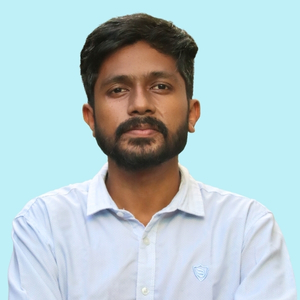
#> input picture Rishad design.jpg, 300 x 300 px, found by its file name
$ jupyter execute svd.ipynb
#> lines starting #> are read from the running program, lines starting #| are printed output that depends on the picture; long printed decimals are rounded
[cell 1]
# --- Step 1: Import Libraries ---
import numpy as np
import matplotlib.pyplot as plt
from PIL import Image

print("Libraries imported successfully!")

[cell 2]
# --- Step 2: Load and Prepare Image ---
image_path = '/Users/rishad/Downloads/Lab/Rishad design.jpg'

try:
    img = Image.open(image_path).convert('L')  # Convert to grayscale
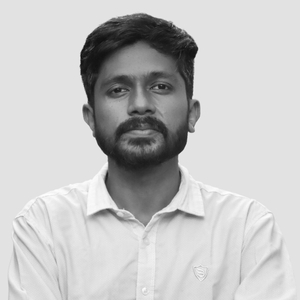
#> img: PIL image 300x300 L; min 13, max 254, mean 195
    img_matrix = np.array(img, dtype=float)
except FileNotFoundError:
    print(f"Error: Make sure you have uploaded '{image_path}' and the filename is correct.")
    img_matrix = np.zeros((100,100))  # Placeholder

original_shape = img_matrix.shape
#> original_shape = (300, 300)
print(f"Image loaded successfully with dimensions: {original_shape}")
#| Image loaded successfully with dimensions: (300, 300)

plt.figure(figsize=(6, 6))
plt.imshow(img_matrix, cmap='gray')
plt.title("Original Image")
plt.axis('off')
plt.show()

[cell 3]
# --- Step 3: Center the Data (Subtract Mean) ---
mean_val = np.mean(img_matrix)
#> mean_val = 195
centered_matrix = img_matrix - mean_val

print(f"Data centered by subtracting the mean value: {mean_val:.2f}")
#| Data centered by subtracting the mean value: 194.97

[cell 4]
# --- Step 4: Compute X^T X and X X^T ---
XtX = np.dot(centered_matrix.T, centered_matrix)
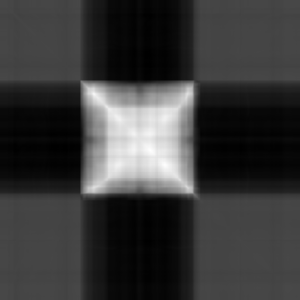
#> XtX: shape (300, 300) float64; min -654902.1, max 2728433.6, mean 120373.1; drawn with min black and max white
XXt = np.dot(centered_matrix, centered_matrix.T)
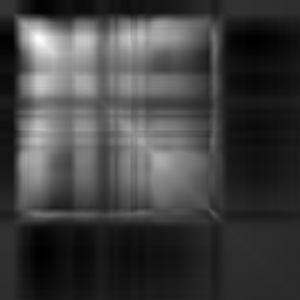
#> XXt: shape (300, 300) float64; min -377006, max 2857517.7, mean 445694; drawn with min black and max white

print("Computed X^T X and X X^T matrices.")
print(f"Shape of X^T X: {XtX.shape}")
#| Shape of X^T X: (300, 300)
print(f"Shape of X X^T: {XXt.shape}")
#| Shape of X X^T: (300, 300)

[cell 5]
# --- Step 5: Eigen-decomposition of X^T X and X X^T ---
eigvals_XtX, eigvecs_XtX = np.linalg.eigh(XtX)
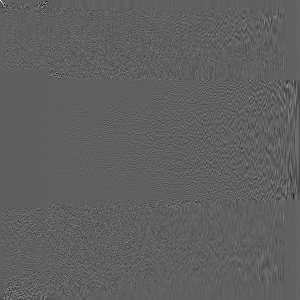
#> eigvecs_XtX: shape (300, 300) float64; min -0.585, max 0.971, mean 6.01e-05; drawn with min black and max white
#> eigvals_XtX = 300 values from -3.37e-08 to 223388453.2
eigvals_XXt, eigvecs_XXt = np.linalg.eigh(XXt)
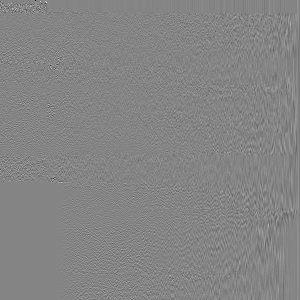
#> eigvecs_XXt: shape (300, 300) float64; min -0.961, max 0.886, mean 2.87e-05; drawn with min black and max white
#> eigvals_XXt = 300 values from -7.65e-09 to 223388453.2

print("Eigen-decomposition completed.")
print(f"Number of eigenvalues (X^T X): {len(eigvals_XtX)}")
#| Number of eigenvalues (X^T X): 300
print(f"Number of eigenvalues (X X^T): {len(eigvals_XXt)}")
#| Number of eigenvalues (X X^T): 300

[cell 6]
# --- Step 6: Sort and Normalize Eigenvectors ---
sorted_indices = np.argsort(eigvals_XtX)[::-1]
#> sorted_indices = 300 values, max 299 at index 0, min 0 at index 299, mean 149.5
sorted_eigvals = eigvals_XtX[sorted_indices]
#> sorted_eigvals = 300 values, max 223388453.2 at index 0, min -3.37e-08 at index 299, mean 1052610.7
sorted_eigvecs = eigvecs_XtX[:, sorted_indices]

# Normalize eigenvectors
for i in range(sorted_eigvecs.shape[1]):
    sorted_eigvecs[:, i] /= np.linalg.norm(sorted_eigvecs[:, i])

print("Eigenvectors sorted and normalized.")

[cell 7]
# --- Step 7: Select Top k Components ---
k = 20  # Change k for more/less compression

top_k_eigvecs = sorted_eigvecs[:, :k]
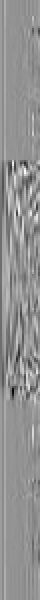
#> top_k_eigvecs: shape (300, 20) float64 (shown 2 times larger); min -0.404, max 0.3, mean 0.000678; drawn with min black and max white
top_k_eigvals = sorted_eigvals[:k]
#> top_k_eigvals = 20 values, max 223388453.2 at index 0, min 267571 at index 19, mean 15594577

print(f"Selected top {k} components.")

[cell 8]
# --- Step 8: SVD Compression ---
# Project data onto top k eigenvectors (right singular vectors)
compressed_data = np.dot(centered_matrix, top_k_eigvecs)

print(f"Shape of compressed data: {compressed_data.shape}")
#| Shape of compressed data: (300, 20)

# Reconstruct the image
reconstructed_matrix = np.dot(compressed_data, top_k_eigvecs.T)
reconstructed_matrix += mean_val  # Add mean back

print(f"Image reconstructed with shape: {reconstructed_matrix.shape}")
#| Image reconstructed with shape: (300, 300)

[cell 9]
# --- Step 9: Display Original and Compressed Images ---
fig, axes = plt.subplots(1, 2, figsize=(12, 6))

axes[0].imshow(img_matrix, cmap='gray')
axes[0].set_title("Original Image")
axes[0].axis('off')

axes[1].imshow(reconstructed_matrix, cmap='gray')
axes[1].set_title(f"Compressed Image (k={k})")
axes[1].axis('off')

plt.show()

# --- Compression Analysis ---
original_size = img_matrix.size
#> original_size = 90000
compressed_size = top_k_eigvecs.size + compressed_data.size
#> compressed_size = 12000
compression_ratio = original_size / compressed_size
#> compression_ratio = 7.5

print("\n--- Compression Analysis ---")
print(f"Original data size (total numbers): {original_size}")
#| Original data size (total numbers): 90000
print(f"Compressed data size (total numbers): {compressed_size}")
#| Compressed data size (total numbers): 12000
print(f"Compression Ratio: {compression_ratio:.2f} : 1")
#| Compression Ratio: 7.50 : 1

[cell 10]
# --- Step 10: Direct SVD Approach ---
print("\n=== DIRECT SVD APPROACH ===")

# Apply SVD directly to the centered matrix
U, s, Vt = np.linalg.svd(centered_matrix, full_matrices=False)
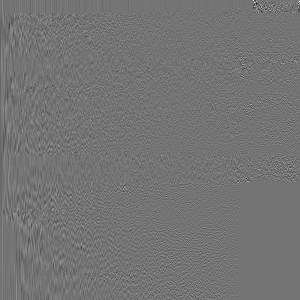
#> U: shape (300, 300) float64; min -0.712, max 0.848, mean -8.35e-05; drawn with min black and max white
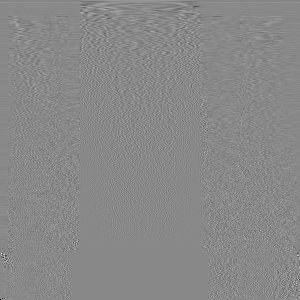
#> Vt: shape (300, 300) float64; min -0.971, max 0.837, mean 0.000127; drawn with min black and max white
#> s = 300 values, max 14946.2 at index 0, min 4.86e-13 at index 299, mean 207.9

print(f"SVD decomposition completed:")
print(f"U shape (left singular vectors): {U.shape}")
#| U shape (left singular vectors): (300, 300)
print(f"s shape (singular values): {s.shape}")
#| s shape (singular values): (300,)
print(f"Vt shape (right singular vectors): {Vt.shape}")
#| Vt shape (right singular vectors): (300, 300)

# Select top k components for SVD
k_svd = 20  # Same k value for comparison
U_k = U[:, :k_svd]
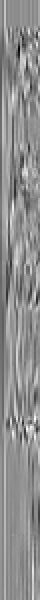
#> U_k: shape (300, 20) float64 (shown 2 times larger); min -0.295, max 0.228, mean -0.00124; drawn with min black and max white
s_k = s[:k_svd]
#> s_k = 20 values, max 14946.2 at index 0, min 517.3 at index 19, mean 2207.2
Vt_k = Vt[:k_svd, :]

print(f"\nUsing top {k_svd} components for SVD compression.")

# Reconstruct using SVD
reconstructed_svd = np.dot(U_k, np.dot(np.diag(s_k), Vt_k)) + mean_val

print(f"SVD reconstructed image shape: {reconstructed_svd.shape}")
#| SVD reconstructed image shape: (300, 300)

# Calculate compression metrics for SVD
compressed_size_svd = U_k.size + s_k.size + Vt_k.size
#> compressed_size_svd = 12020
compression_ratio_svd = original_size / compressed_size_svd
#> compression_ratio_svd = 7.49

print(f"\n--- SVD Compression Analysis ---")
print(f"SVD compressed data size: {compressed_size_svd}")
#| SVD compressed data size: 12020
print(f"SVD compression ratio: {compression_ratio_svd:.2f} : 1")
#| SVD compression ratio: 7.49 : 1

[cell 11]
# --- Step 11: Compare Both Approaches Side-by-Side ---
fig, axes = plt.subplots(1, 3, figsize=(18, 6))

# Original image
axes[0].imshow(img_matrix, cmap='gray')
axes[0].set_title("Original Image")
axes[0].axis('off')

# Manual eigen-decomposition result
axes[1].imshow(reconstructed_matrix, cmap='gray')
axes[1].set_title(f"Manual Eigen-decomposition (k={k})")
axes[1].axis('off')

# Direct SVD result
axes[2].imshow(reconstructed_svd, cmap='gray')
axes[2].set_title(f"Direct SVD (k={k_svd})")
axes[2].axis('off')

plt.tight_layout()
plt.show()

# Compare the difference between the two methods
difference_matrix = np.abs(reconstructed_matrix - reconstructed_svd)
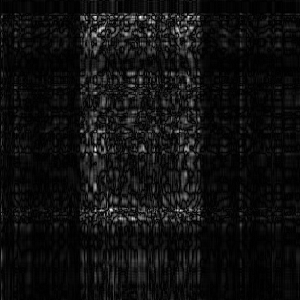
#> difference_matrix: shape (300, 300) float64; min 0, max 6.71e-12, mean 4.3e-13; drawn with min black and max white
max_difference = np.max(difference_matrix)
#> max_difference = 6.71e-12
mean_difference = np.mean(difference_matrix)
#> mean_difference = 4.3e-13

print(f"\n--- Comparison of Methods ---")
print(f"Maximum pixel difference: {max_difference:.6f}")
#| Maximum pixel difference: 0
print(f"Mean pixel difference: {mean_difference:.6f}")
#| Mean pixel difference: 0
print(f"Manual method compression ratio: {compression_ratio:.2f} : 1")
#| Manual method compression ratio: 7.50 : 1
print(f"SVD method compression ratio: {compression_ratio_svd:.2f} : 1")
#| SVD method compression ratio: 7.49 : 1

if max_difference < 1e-10:
    print("✅ Results are essentially identical (differences < 1e-10)")
else:
    print("⚠️ There are noticeable differences between methods")
